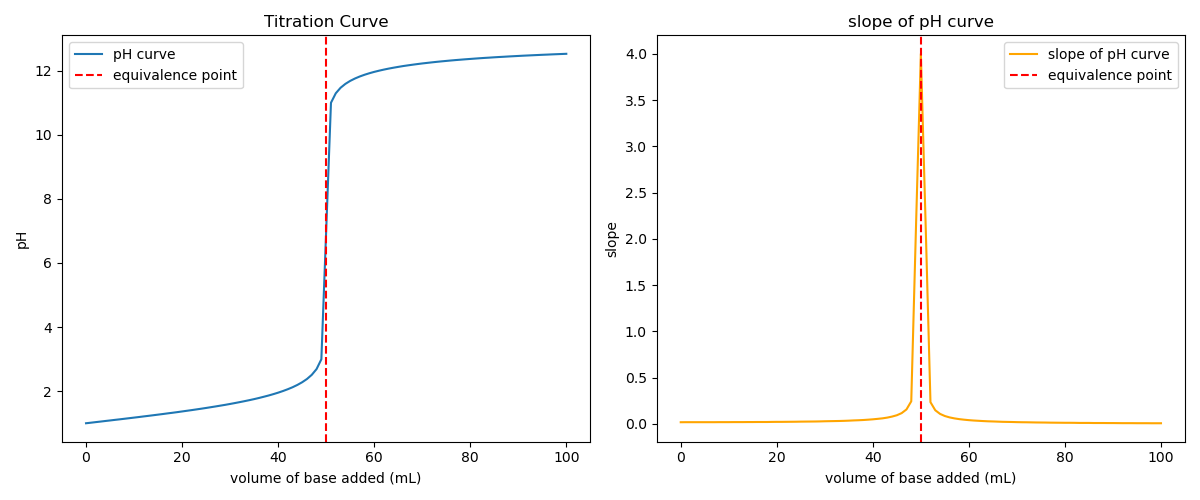

Here is the Python script that generated this plot:
"""
PW2 Lab B Part 5 (bonus) -- find a titration's equivalence point.

titration.csv holds a titration curve: pH versus the volume of base added.
The equivalence point is the volume where the pH changes fastest (the steep
jump). Numerically, that is where the SLOPE of the pH curve is largest.
Run:  python titration.py
"""
import numpy as np
import matplotlib.pyplot as plt

# TODO 1: read titration.csv (columns volume_base, pH) into arrays V, pH.
data = np.loadtxt("titration.csv", delimiter=",", skiprows=1)
V = data[:, 0]
pH = data[:, 1]

# TODO 2: compute the slope of the pH curve with np.gradient(pH, V), and find
#         the volume where that slope is largest (np.argmax). That is the
#         equivalence point. Print it.
slope = np.gradient(pH, V)
eq_point = V[np.argmax(slope)]
print(f"equivalence point: {eq_point:.2f} mL")

# TODO 3: make two plots side by side: (left) pH vs volume with a line at the
#         equivalence point; (right) the slope vs volume, showing it peaks
#         at the equivalence point. Save as titration.png.
fig, (ax1, ax2) = plt.subplots(1, 2, figsize=(12, 5))

ax1.plot(V, pH, label="pH curve")
ax1.axvline(eq_point, color='red', linestyle='--', label='equivalence point')
ax1.set_xlabel("volume of base added (mL)")
ax1.set_ylabel("pH")
ax1.set_title("Titration Curve")
ax1.legend()

ax2.plot(V, slope, label="slope of pH curve", color='orange')
ax2.axvline(eq_point, color='red', linestyle='--', label='equivalence point')
ax2.set_xlabel("volume of base added (mL)")
ax2.set_ylabel("slope")
ax2.set_title("slope of pH curve")
ax2.legend()

fig.tight_layout()
fig.savefig("titration.png")
